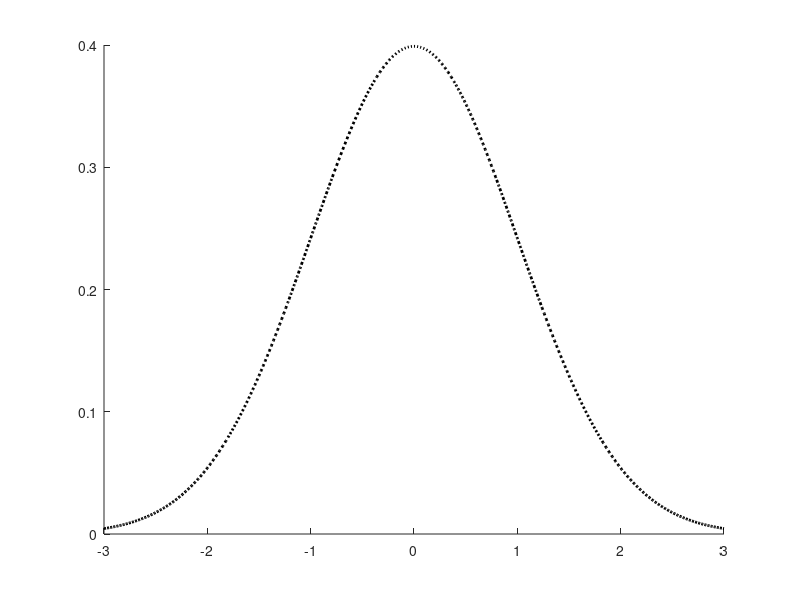
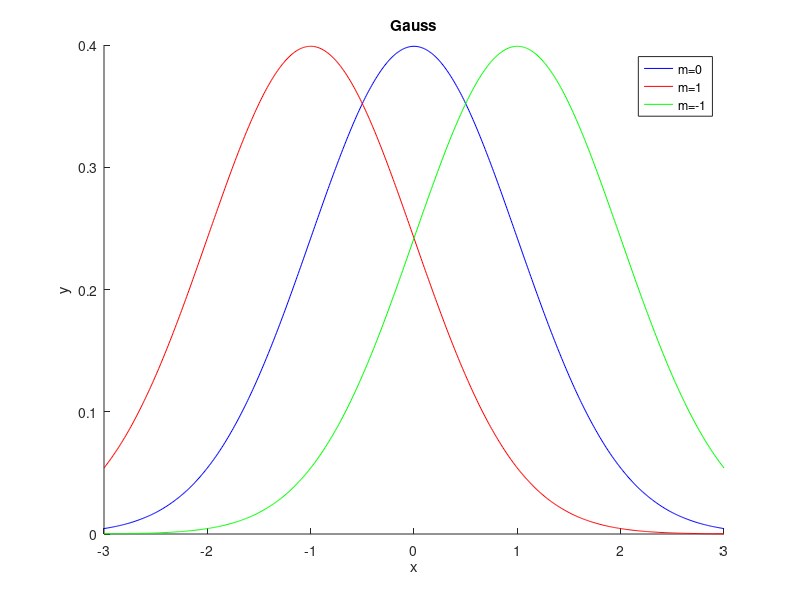
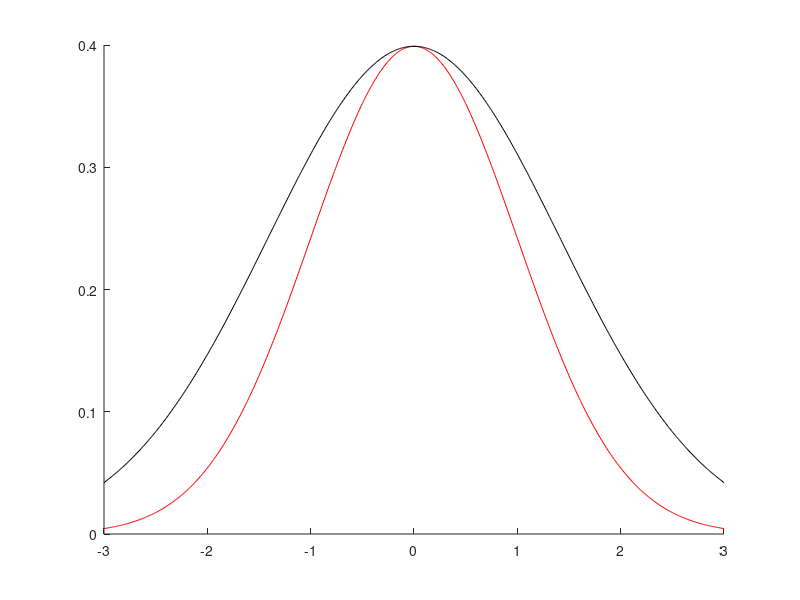

MATLAB code for these plots, in order:
%Represent:
%f(x) = (1/(s1qrt(2*PI*s))) * e ^ -((x-m)^2/2*s) 
%1) Let m = 0, s = 1    //Normal Dis1tribution
%2) Let m = -1, s = 1
%3) Let m = 1, s = 1
%4) Let m = 0, s = 2

%s - represents variance (sigma)
%normal distribution in (-3*sigma, 3*sigma) - sigma^2 = 1
function lab1p3()
  x = -3:0.01:3;
  
  s1 = 1;
  m1 = 0;
  m2 = -1;
  m3 = 1;
  f1 = 1/sqrt(2*pi*s1) * exp(-(x-m1).^2/(2*s1)); %m1, s1
  f2 = 1/sqrt(2*pi*s1) * exp(-(x-m2).^2/(2*s1)); %m2, s1
  f3 = 1/sqrt(2*pi*s1) * exp(-(x-m3).^2/(2*s1)); %m3, s1
  s2 = 2;
  f4 = 1/sqrt(2*pi*s1) * exp(-(x-m1).^2/(2*s2)); %m1, s2
  
  figure(1)
    hold on
    plot(x, f1, 'Color', 'k', 'LineWidth', 2, 'Linestyle', ':');
    
  figure(2)
    hold on
    title('Gauss')
    plot(x, f1, 'b')
    plot(x, f2, 'r')
    plot(x, f3, 'g')
  xlabel('x')
  ylabel('y')
  legend('m=0', 'm=1', 'm=-1')
  
  figure(3)
    hold on
    plot(x, f1, 'r')
    plot(x, f4, 'k')
endfunction
